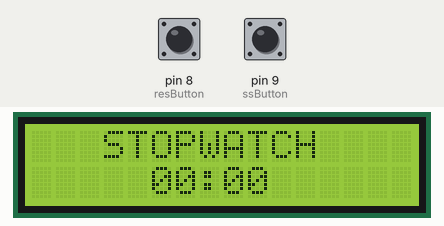
The sketch below on a simulated Arduino Uno, built with avr-gcc and run on an emulated ATmega328P. On the bench: 16×2 character LCD. The inputs (shaded band) are chosen by the test bench; at power-on: pin 9 (ssButton) LOW, pin 8 (resButton) LOW.

Above: at 1.2 s.
1.3 s: pin 9 (ssButton) pulled HIGH for 0.15 s
At 4.2 s:
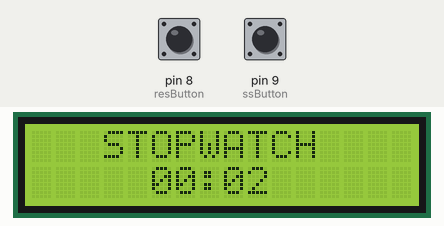
4.4 s: pin 8 (resButton) pulled HIGH for 0.15 s
6.0 s: pin 9 (ssButton) pulled HIGH for 1 s
At 8.7 s:
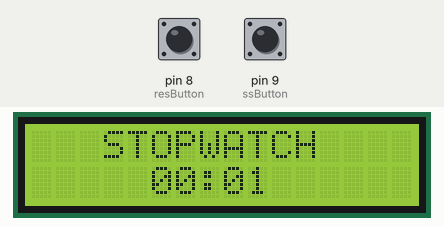
Timing chart, 0 to 10.2 s (numbered marks = the images above; inputs shaded):
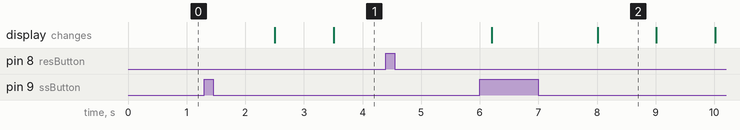

The sketch:

digital_stopwatch.ino
```cpp
#include <LiquidCrystal.h>
LiquidCrystal lcd(12, 11, 5, 4, 3, 2);

int ssButton = 9;
int resButton = 8;

unsigned long startMillis, Sec, Min;

void setup() {
  lcd.begin(16, 2);
  pinMode(ssButton, INPUT);
  pinMode(resButton, INPUT);
  Serial.begin(9600);
  lcd.setCursor(3,0);
  lcd.print("STOPWATCH");
  lcd.setCursor(5,1);
  lcd.print("00:00");
}

void loop() {
  int val1 = digitalRead(ssButton);
  int val2 = digitalRead(resButton);
  if(digitalRead(ssButton) == 1){
    delay(200);
    lcd.clear();
  	lcd.setCursor(3,0);
  	lcd.print("STOPWATCH");
    lcd.setCursor(5,1);
    lcd.print("00:00");
    startMillis = millis();
    while(1){
      if(digitalRead(ssButton) == 1 || digitalRead(resButton) == 1){
      	delay(200);
        break;
      }
      Sec = ((millis()-startMillis)/1000)%60;
      Min = ((millis()-startMillis)/60000)%60;
      lcd.setCursor(5,1);
      if(Min<10){
      	lcd.print("0");
        lcd.print(Min);
      }
      else{
      	lcd.print(Min);
      }
      lcd.print(":");
      if(Sec<10){
      	lcd.print("0");
        lcd.print(Sec);
      }
      else{
      	lcd.print(Sec);
      }
    }
  }
  if(digitalRead(resButton) == 1){
  	lcd.setCursor(5,1);
    lcd.print("00:00");
  }
}
```

Measured:
- after the input at 1.3 s, the display: first changes after 1.2 s (image 1 shows a later state)
- after the input at 4.4 s, every drawn part: stays the same
- after the input at 6.0 s, the display: first changes after 0.20 s (image 2 shows a later state)
